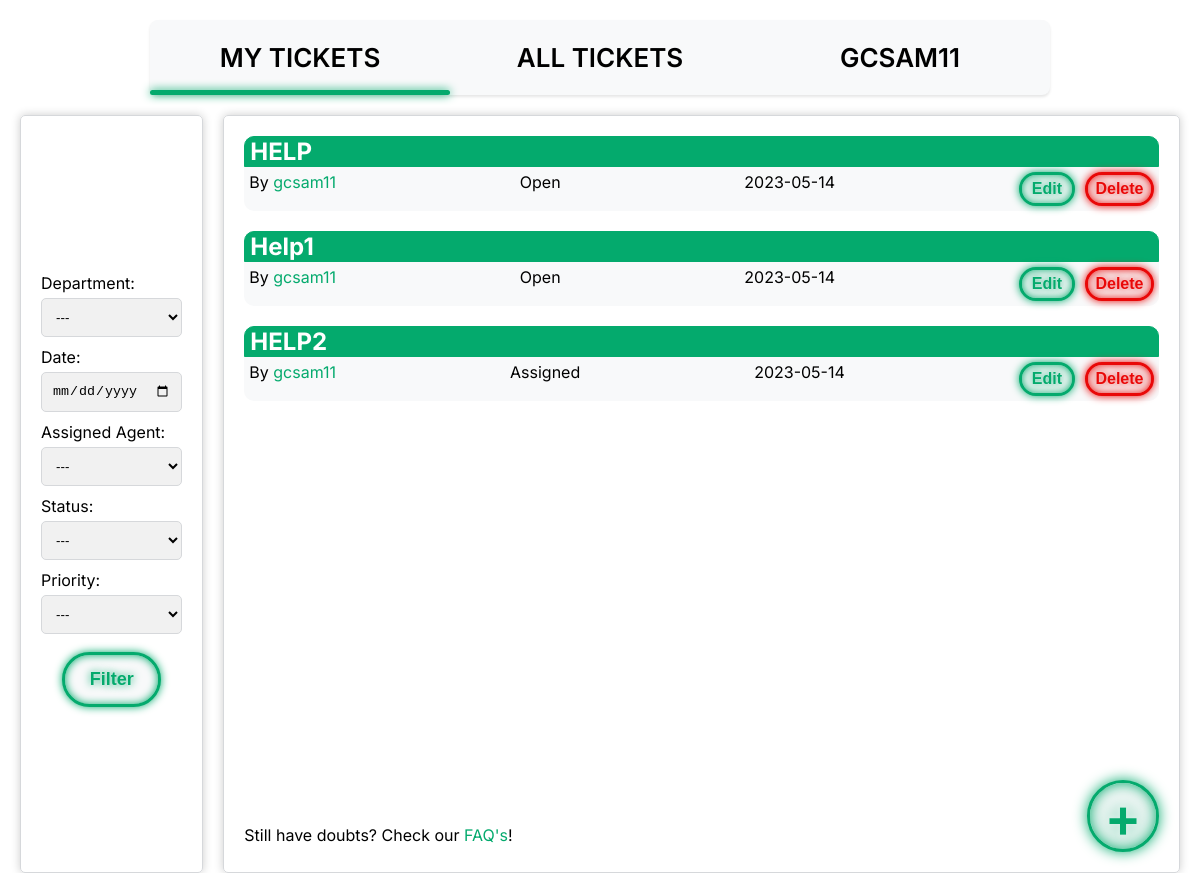
The page /pages/my_tickets.php (signed in) on the database as committed earlier.
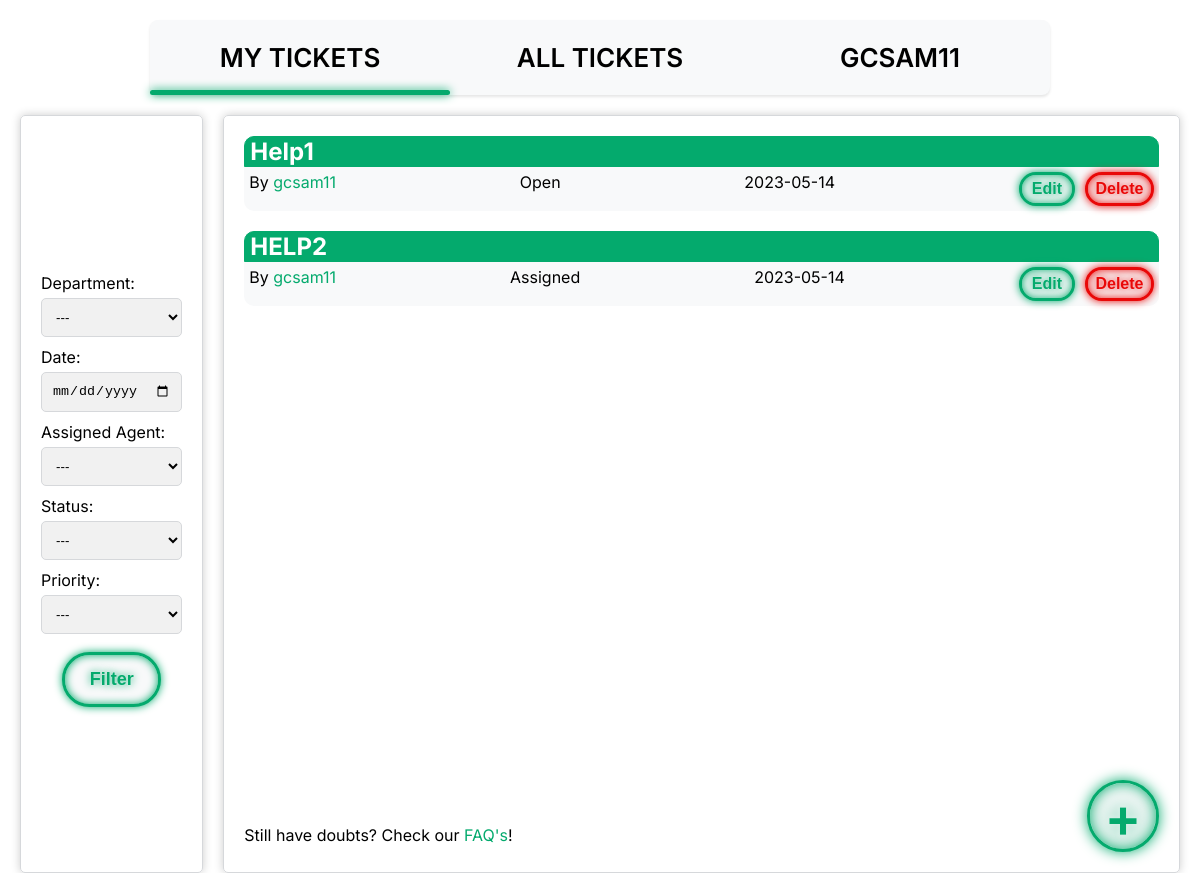
The same page on the database as committed later.
### tables this page shows
CREATE TABLE TICKET (
    ticket_id INTEGER PRIMARY KEY AUTOINCREMENT,
    user_id INT NOT NULL,
    assigned_agent INT CHECK (assigned_agent <> user_id),
    department_id INT,
    title VARCHAR(255) NOT NULL,
    description VARCHAR(1000) NOT NULL,
    status VARCHAR(10) NOT NULL DEFAULT 'Open' CHECK (status = 'Open' OR status = 'Assigned' OR status = 'Closed'),
    priority VARCHAR(10) NOT NULL DEFAULT 'Low' CHECK (priority = 'Low' OR priority = 'Medium' OR priority = 'High'),
    date DATE NOT NULL,
    FOREIGN KEY(user_id) REFERENCES USER(user_id) ON DELETE CASCADE ON UPDATE CASCADE,
    FOREIGN KEY(department_id) REFERENCES DEPARTMENT(department_id) ON DELETE CASCADE ON UPDATE CASCADE,
    FOREIGN KEY(assigned_agent) REFERENCES USER(user_id) ON DELETE CASCADE ON UPDATE CASCADE
);

CREATE TABLE USER (
    user_id INTEGER PRIMARY KEY AUTOINCREMENT,
    department_id INT,
    name VARCHAR(255) NOT NULL,
    username VARCHAR(8) NOT NULL UNIQUE,
    email VARCHAR(255) NOT NULL UNIQUE,
    password VARCHAR(255) NOT NULL,
    type VARCHAR(10) NOT NULL DEFAULT 'Client' CHECK (type = 'Agent' OR type = 'Admin' OR type = 'Client'),
    gender VARCHAR(10) DEFAULT 'None' CHECK(gender = 'Male' or gender = 'Female' or gender = 'Other' or gender = 'None'),
    FOREIGN KEY(department_id) REFERENCES DEPARTMENT(department_id) ON DELETE CASCADE ON UPDATE CASCADE
);

### database/get_my_tickets.php (the view)
<?php
    include 'connection.php';
    $stmt = $db->prepare('SELECT * FROM Ticket WHERE user_id = :user_id');
    $stmt->bindParam(':user_id', $_SESSION['user_id']);
    $stmt->execute();
    $stmt2 = $db -> prepare('SELECT username FROM User WHERE user_id = :user_id');
    $stmt2 -> bindParam(':user_id', $_SESSION['user_id']);
    $stmt2 -> execute();
    $row2 = $stmt2 -> fetch();
    while($row = $stmt -> fetch()){
        echo '<h2><a class="ticket_readmore" href="../pages/ticket.php?id=' . $row['ticket_id'] . '">' . $row['title'] . '</a></h2>
        <div class="ticket">
        <div class="ticket_main_info"> <span class="ticket_username"> By <a class="ticket_username_link" href="../pages/profile_viewer.php?id=' .$row['user_id'] . '">' . $row2['username'] . '</a></span>
        <span class="ticket_status">' . $row['status'] . '</span>
        <span class="ticket_date">' . $row['date'] . ' </span>';
        if(($_SESSION['type'] == 'Admin') || ($_SESSION['user_id'] == $row['user_id'])){
            echo '<div class ="btns">';
            echo '<form class ="editbtnform" action="../pages/editTicket.php?id='.$row['ticket_id'].'" method="POST">
            <input type="hidden" name="csrf" value="' . $_SESSION['csrf'] . '">
            <input type="hidden" name="site" value="mytickets">
            <button type="submit" id="edit_btn"> Edit </button></form>';
            echo '<form class="deletebtnform" action="../database/deleteTicket.php" method="POST">
            <input type="hidden" name="csrf" value="' . $_SESSION['csrf'] . '">
            <input type="hidden" name="site" value="mytickets">
            <input type="hidden" name="id" value=' . $row['ticket_id'] .'>
            <button type="submit" id="delete_btn"> Delete </button> </form></div>';
        }
        echo '</div></div>';
    }
?>

Rows that differ between the two databases and show on the page:
removed ticket: title "HELP", user.username "gcsam11", status "Open", date "2023-05-14"
